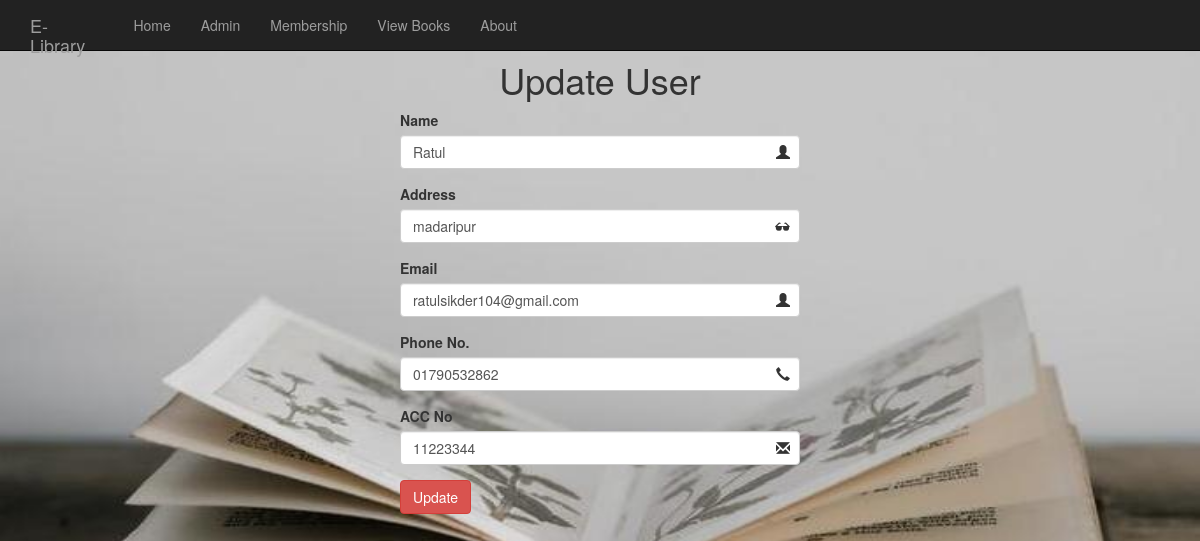
/cost/memberEdit.php?id=6, run on the app's committed database.
### tables this page shows
CREATE TABLE `customer` (
  `id` int(10) NOT NULL,
  `name` varchar(100) NOT NULL,
  `address` varchar(100) NOT NULL,
  `phone` varchar(100) NOT NULL,
  `email` varchar(100) NOT NULL,
  `accNo` varchar(100) NOT NULL,
  `pin` varchar(100) NOT NULL
);

### cost/memberEdit.php (the view, shortened to what this page needs)
<?php include('server.php') ?>
<?php
   $id=$_GET['id'];
   $user_check_query = "SELECT * FROM customer WHERE id='$id'";
  $result = mysqli_query($db, $user_check_query);
  while ( $user = mysqli_fetch_assoc($result))
  {
    $name=$user['name'];
    $email=$user['email'];
    $address=$user['address'];
    $phone=$user['phone'];
    $accNo=$user['accNo'];
  }
?>
<!DOCTYPE html>
<html>
<head>
	<link rel="stylesheet" type="text/css" href="css/style.css">
	<link href="css/bootstrap.min.css" rel="stylesheet">
</head>
<body>
    <nav class="navbar navbar-inverse navbar-fixed-top">
      <div class="container">
        <div class="navbar-header">
          <a class="navbar-brand navbar-left" style="margin-right: 45%;" href="index.html">E-Library</a>
        </div>
        <div id="navbar" class="collapse navbar-collapse">
          <ul class="nav navbar-nav">
          	<li><a href="index.php">Home</a></li>
            <li><a href="libraryManager.php">Admin</a></li>
            <li><a href="">Membership</a></li>
            <li><a href="">View Books</a></li>
            <li><a href="">About</a></li>
          </ul>
        </div>
      </div>
    </nav>
     <div class="regForm"  >
        <h1> Update User </h1>
        <form method="post">
          <div class="form-group  has-feedback">
            <label >Name</label>
            <input type="text" class="form-control" id="Name" value='<?php echo $name ?>' name="name" >
          </div>
          <div class="form-group  has-feedback">
            <label>Address</label>
            <input type="text" class="form-control" id="address" value="<?php echo $address ?>"  name="address">
          </div>
          <div class="form-group  has-feedback">
            <label>Email</label>
            <input type="text" class="form-control" id="email" value="<?php echo $email ?>" name="email">
          </div>
           <div class="form-group  has-feedback">
            <label>Phone No.</label>
            <input type="text" class="form-control" id="phone" value="<?php echo $phone ?>" name="phone" >
          </div>
          <div class="form-group  has-feedback">
            <label >ACC No</label>
            <input type="text" class="form-control" id="accNo" value="<?php echo $accNo ?>" name="accNo">
          </div>
          <button type="submit" name="update" class="btn btn-danger">Update</button>
        </form>
     </div>
</body>
</html>

### cost/css/style.css (style rules this page uses)
body { width: 100%; height: 800px; background-image: url('book.jpg'); background-repeat: no-repeat; background-size: 100% 100%; }
.regForm { width: 40%; margin: 0 auto; padding: 40px; }
.regForm h1 { font-style: bold; text-align: center; }

### data on the page
customer: name "Ratul", address "madaripur", email "ratulsikder104@gmail.com", phone "01790532862", accNo "11223344"
